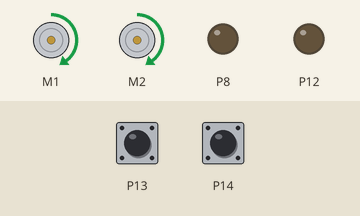
Simulated run of this program. Board: BBC micro:bit running MicroPython. Shown: 2 × DC motor (green arrow = forward, orange = backward, longer = faster), output pins drawn as LEDs (lit = HIGH). The inputs (shaded band) are chosen by the test bench; at power-on: P13 LOW, P14 LOW.

Above: at 1.9 s.
2.0 s: P13 pulled HIGH for 0.15 s
At 2.09 s:
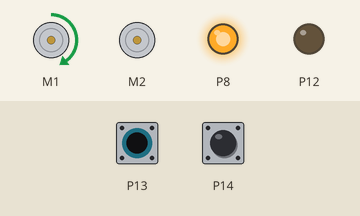
3.6 s: P14 pulled HIGH for 0.15 s
At 3.69 s:
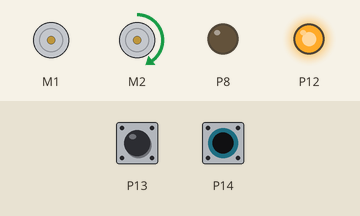
5.2 s: P14 pulled HIGH for 3.2 s
At 8.7 s:
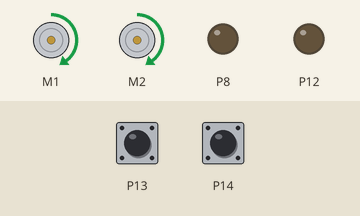
9.9 s: P13 pulled HIGH for 3.2 s
At 11.0 s:
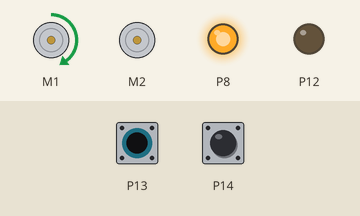
14.6 s: P13 driven HIGH and P14 driven HIGH
At 15.8 s:
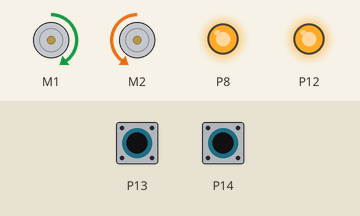
Timing chart, 0 to 17.1 s (numbered marks = the images above; inputs shaded):
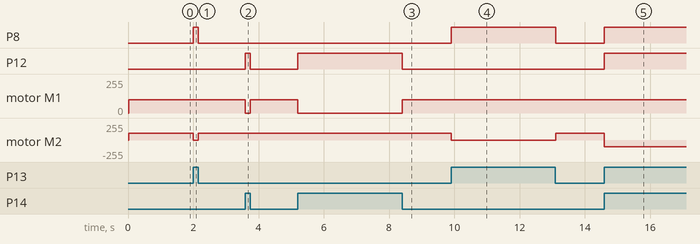

Measured:
- after the input at 2.0 s, P8: LOW → HIGH at once, → LOW 0.15 s later; motor M2: forward 100/255 → stopped at once, → forward 100/255 0.15 s later
- after the input at 3.6 s, P12: LOW → HIGH at once, → LOW 0.15 s later; motor M1: forward 100/255 → stopped at once, → forward 100/255 0.15 s later
- after the input at 5.2 s, P12: LOW → HIGH at once, → LOW 3.2 s later; motor M1: forward 100/255 → stopped at once, → forward 100/255 3.2 s later
- after the input at 9.9 s, P8: LOW → HIGH at once, → LOW 3.2 s later; motor M2: forward 100/255 → stopped at once, → forward 100/255 3.2 s later
- after the input at 14.6 s, P8, P12: LOW → HIGH at once; motor M2: forward 100/255 → backward 100/255 at once

The program:

Projet_1_-_Le_robot_suit_une_ligne_noire.py
```python
from microbit import *

""" Maqueen robot """

# 0x10 = valeur en hexadécimal de l'adresse pour communiquer avec le robot
# protocole I2c
def avance():
    # moteur gauche avance
    i2c.write(0x10, bytearray([0x00, 0x0, 100]))
    # moteur droit avance
    i2c.write(0x10, bytearray([0x02, 0x0, 100]))

def recule():
    # moteur gauche recule
    i2c.write(0x10, bytearray([0x00, 0x1, 100]))
    # moteur droit recule
    i2c.write(0x10, bytearray([0x02, 0x1, 100]))

def gauche():
    # moteur gauche stop
    i2c.write(0x10, bytearray([0x00, 0x0, 0]))
    # moteur droit avance
    i2c.write(0x10, bytearray([0x02, 0x0, 100]))

def droite():
    # moteur gauche avance
    i2c.write(0x10, bytearray([0x00, 0x0, 100]))
    # moteur droit stop
    i2c.write(0x10, bytearray([0x02, 0x0, 0]))

def stop():
    # moteur gauche stop
    i2c.write(0x10, bytearray([0x00, 0, 0]))
    # moteur droit stop
    i2c.write(0x10, bytearray([0x02, 0, 0]))

def demitour():
    # moteur gauche avance
    i2c.write(0x10, bytearray([0x00, 0x0, 100]))
    # moteur droit recule
    i2c.write(0x10, bytearray([0x02, 0x1, 100]))

#pour arrive sur la ligne
avance()
sleep(750)

while True:
    pin8.write_digital(pin13.read_digital())
    pin12.write_digital(pin14.read_digital())
    if pin14.read_digital() == 1 and pin13.read_digital() == 1:
        demitour()
    elif pin14.read_digital() == 0 and pin13.read_digital() == 1:
        droite()
    elif pin14.read_digital() == 1 and pin13.read_digital() == 0:
        gauche()
    else:
        avance()
```
